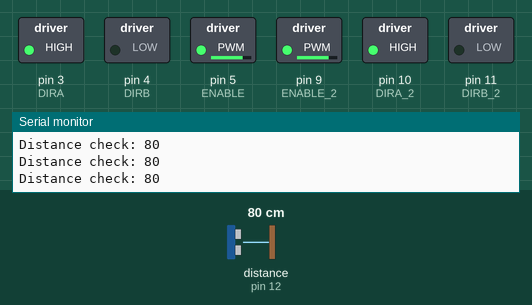
The sketch below on a simulated Arduino Uno, built with avr-gcc and run on an emulated ATmega328P. On the bench: switched loads named in the sketch (green lamp = pin HIGH), the last lines printed to the serial monitor. Dashed ring = blinking. The inputs (shaded band) are chosen by the test bench; at power-on: distance to the obstacle (sensor on pin 12) 80 cm. The echo pulse lasts 58.3 µs per cm.

Above: at 1.2 s.
1.3 s: distance to the obstacle (sensor on pin 12) set to 11 cm
2.8 s: distance to the obstacle (sensor on pin 12) set to 8 cm
At 3.3 s:
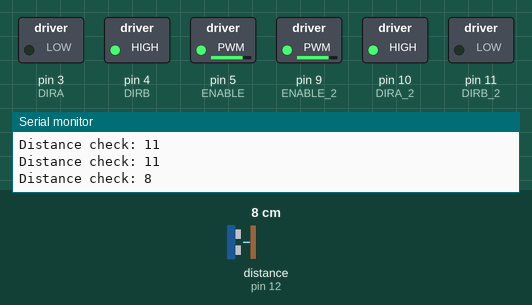
5.8 s: distance to the obstacle (sensor on pin 12) set to 18 cm
At 7.1 s:
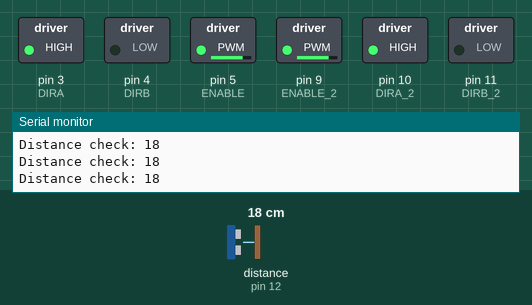
7.4 s: distance to the obstacle (sensor on pin 12) set to 2 cm
At 7.8 s:
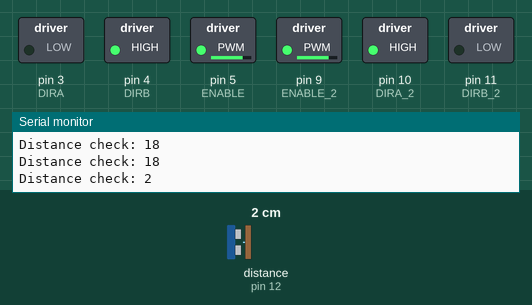
Timing chart, 0 to 11.4 s (numbered marks = the images above; inputs shaded):
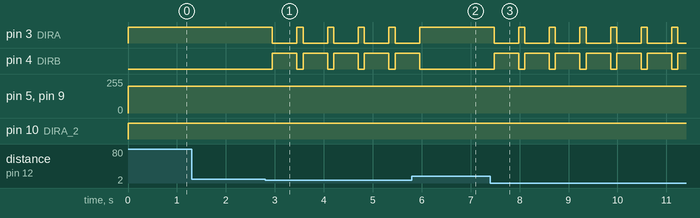

The sketch:

RobotCarBasicFunctionality.ino
```cpp
#define ENABLE 5
#define DIRA 3
#define DIRB 4
#define ENABLE_2 9
#define DIRA_2 10
#define DIRB_2 11

#include "SR04.h"
#define TRIG_PIN 12
#define ECHO_PIN 13
SR04 sr04 = SR04(ECHO_PIN,TRIG_PIN);

void setup() {
  //---set pin direction
  pinMode(ENABLE,OUTPUT);
  pinMode(DIRA,OUTPUT);
  pinMode(DIRB,OUTPUT);
  pinMode(ENABLE_2,OUTPUT);
  pinMode(DIRA_2,OUTPUT);
  pinMode(DIRB_2,OUTPUT);
  Serial.begin(9600);
}

void loop() {
  turnOn();
  throttle(200);
  forward();
  if(getDist() < 10){
    turnRight90();
  }

}

int getDist(){
  int a = sr04.Distance();
  Serial.print("Distance check: ");
  Serial.println(a);
  return a;
}

//Pass a number from 0-255 that represents throttle from 0-100%
void throttle(int num){
  analogWrite(ENABLE, num);
  analogWrite(ENABLE_2, num);
}

void turnOn(){
  //turn on the motors
  digitalWrite(ENABLE,HIGH); // enable on
  digitalWrite(ENABLE_2,HIGH); // enable on
}

void turnOff(){
  //turn on the motors
  digitalWrite(ENABLE,LOW); // enable off
  digitalWrite(ENABLE_2,LOW); // enable off
}

void backward(){
  //Drive both motors in the other direction
  Serial.print("Driving forward");
  digitalWrite(DIRA,LOW);
  digitalWrite(DIRB,HIGH);
  digitalWrite(DIRA_2,LOW);
  digitalWrite(DIRB_2,HIGH);
  delay(100);
}

void forward(){
  //Drive both motors in one direction
  digitalWrite(DIRA,HIGH);
  digitalWrite(DIRB,LOW);
  digitalWrite(DIRA_2,HIGH);
  digitalWrite(DIRB_2,LOW);
  delay(100);
}

void turnRight90(){
  //turn one direction
  digitalWrite(DIRA,LOW);
  digitalWrite(DIRB,HIGH);
  digitalWrite(DIRA_2,HIGH);
  digitalWrite(DIRB_2,LOW);
  delay(500); //this needs to be optimized through iteration to get the right value so the car turns as far as you want it to
}

void turnLeft90(){
  //turn other direction
  digitalWrite(DIRA,HIGH);
  digitalWrite(DIRB,LOW);
  digitalWrite(DIRA_2,LOW);
  digitalWrite(DIRB_2,HIGH);
  delay(500);//this needs to be optimized through iteration to get the right value so the car turns as far as you want it to
}
```

Measured:
- the behaviour switches between 10 and 9 cm on distance to the obstacle (sensor on pin 12) (found by bisection; images 0 and 1)
- after the input at 2.8 s, pin 3 (DIRA): alternates HIGH for 0.13 s and LOW for 0.50 s, starting after 0.15 s; pin 4 (DIRB): alternates HIGH for 0.50 s and LOW for 0.13 s, starting after 0.15 s
- after the input at 5.8 s, pin 3 (DIRA): goes on until 6.0 s, then stays HIGH; pin 4 (DIRB): goes on until 6.0 s, then stays LOW
- after the input at 7.4 s, pin 3 (DIRA): alternates HIGH for 0.13 s and LOW for 0.50 s, starting after 0.08 s; pin 4 (DIRB): alternates HIGH for 0.50 s and LOW for 0.13 s, starting after 0.08 s
